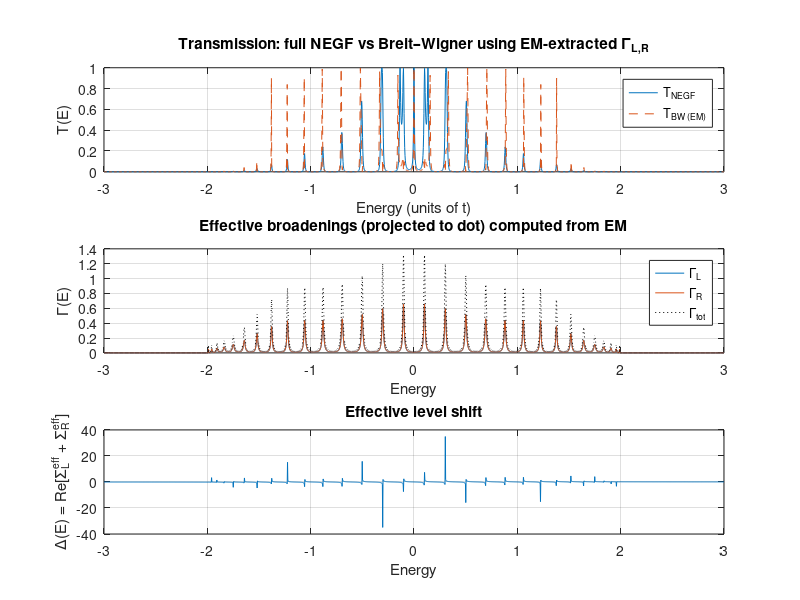

The MATLAB source for this figure: (Note: this script raises an error after producing the figure.)
function [] = ResonantCheck()
    N_lead_each = 30;         % number of lead sites included on each side (extended molecule)
    idx_dot = N_lead_each + 1;
    N = 2*N_lead_each + 1;    % total EM sites
    
    N_absorb_layers = 4;      % number of outer-most sites per side with absorbing Sigma
    left_abs_idx = 1 : min(N_absorb_layers, N_lead_each);
    right_abs_idx = N - (0:(min(N_absorb_layers, N_lead_each)-1));
    
    % Energy grid
    t_lead = 1.0;             % lead hopping (energy units)
    Emin = -3*t_lead;
    Emax = 3*t_lead;
    nE = 2001;
    Elist = linspace(Emin, Emax, nE);
    
    % -------------------- Gate sweep (zero-T approx using T(EF)) --------------------
    neps = 201;
    epsilon_dot = 0.0;        % dot onsite energy (resonant level)
    eps_range = linspace(epsilon_dot - 2.5, epsilon_dot + 2.5, neps);
    
    % -------------------- Absorbing self-energies on outer EM sites --------------------
    eta = 0.06;               % absorbing strength (positive) -> Sigma = -i*eta on outer sites
    
    SigmaL = zeros(N,N);
    SigmaL(sub2ind([N,N], left_abs_idx, left_abs_idx)) = -1i * eta;
    
    SigmaR = zeros(N,N);
    SigmaR(sub2ind([N,N], right_abs_idx, right_abs_idx)) = -1i * eta;
    
    % setup
    [H] = setupH();
    
    % calc
    % For speed, evaluate approximate zero-T conductance by using T(EF) with shifted eps
    [T_NEGF] = doEM(Elist, H, SigmaL, SigmaR);
    [G_NEGF] = sweepEM(eps_range, H, SigmaL, SigmaR, idx_dot);
    
    [T_BW, GammaL_eff, GammaR_eff, Delta_eff] = doBW(Elist, H, SigmaL, SigmaR);
    [G_BW] = sweepBW(eps_range, H, SigmaL, SigmaR, idx_dot);
    
    % plot
    plotEMvsBW(Elist, T_NEGF, T_BW, GammaL_eff, GammaR_eff, Delta_eff, eps_range, G_NEGF, G_BW)
    
    if false
    % -------------------- Conductances (finite-T Landauer) --------------------
    Conductance(Elist, T_NEGF, T_BW)
    end
    
    % -------------------- Final suggestions & checks --------------------
    disp('--- Suggested convergence checks ---');
    disp('- Increase N_lead_each until T_NEGF and T_BW (and G) stop changing significantly.');
    disp('- Sweep eta across a few decades (e.g. 1e-3 .. 1e-0) and find an absorbing plateau.');
    disp('- Ensure N_absorb_layers is large enough to prevent reflections from the outer boundary.');
    disp('- If you need energy-independent Gamma, evaluate GammaL_eff/ GammaR_eff at E=EF and use constants in BW formula.');
end

function [H] = setupH()
% -------------------- Model parameters --------------------
t_lead = 1.0;             % lead hopping (energy units)
epsilon_lead = 0.0;       % lead onsite energy
t_c = 0.2;                % coupling dot <-> first lead site
epsilon_dot = 0.0;        % dot onsite energy (resonant level)
N_lead_each = 30;         % number of lead sites included on each side (extended molecule)

% -------------------- Build Extended Molecule Hamiltonian (1D chain) --------------------
N = 2*N_lead_each + 1;    % total EM sites
H = zeros(N,N);

idx_dot = N_lead_each + 1;

% Left lead sites (1..N_lead_each)
for n = 1:N_lead_each
    H(n,n) = epsilon_lead;
    if n < N_lead_each
        H(n, n+1) = -t_lead;
        H(n+1, n) = -t_lead;
    end
end

% Right lead sites (idx_dot+1 .. N)
for n = idx_dot+1:N
    H(n,n) = epsilon_lead;
end
for n = idx_dot+1:(N-1)
    H(n, n+1) = -t_lead;
    H(n+1, n) = -t_lead;
end

% Connect dot to first lead sites on each side
H(idx_dot, idx_dot-1) = -t_c;
H(idx_dot-1, idx_dot) = -t_c;
H(idx_dot, idx_dot+1) = -t_c;
H(idx_dot+1, idx_dot) = -t_c;

% Dot onsite
H(idx_dot, idx_dot) = epsilon_dot;
end

%% -------------------- Other functions: EM -------------------- 
function [T_NEGF] = doEM(Elist, H, SigmaL, SigmaR)
    num_eta = 1e-12;          % tiny numerical broadening for matrix inversion
    
    % Gamma matrices for the outer absorbers (used in NEGF transmission)
    GammaL_mat = 1i * (SigmaL - SigmaL');
    GammaR_mat = 1i * (SigmaR - SigmaR');
    
    % -------------------- Energy loop: compute GR (full) & projections --------------------
    T_NEGF = zeros(size(Elist));    % NEGF full transmission
    I_N = eye(size(H));
    for ii = 1:length(Elist)
        E = Elist(ii);
    
        % Full Green's function with both absorbers
        GR_full = ((E + 1i*num_eta) * I_N - H - SigmaL - SigmaR) \ I_N;
        GA_full = GR_full';
        
        % NEGF transmission (matrix formula)
        T_NEGF(ii) = real(trace(GammaL_mat * GR_full * GammaR_mat * GA_full));
    end
end

function [G_NEGF] = sweepEM(eps_range, H, SigmaL, SigmaR, idx_dot)
    num_eta = 1e-12;          % tiny numerical broadening for matrix inversion
    EF = 0.0;
    
    % Gamma matrices for the outer absorbers (used in NEGF transmission)
    GammaL_mat = 1i * (SigmaL - SigmaL');
    GammaR_mat = 1i * (SigmaR - SigmaR');
    
    % reuse T_of_E calculation but easier: compute zero-T conductance approx by T at E=EF
    % We'll compute T(EF) for each gate (shift dot onsite)
    G_NEGF = zeros(size(eps_range));
    I_N = eye(size(H));
    for k = 1:length(eps_range)
        eps_tmp = eps_range(k);
        % Update dot onsite in H and recompute dot GR at EF for NEGF (full)
        H_tmp = H;
        H_tmp(idx_dot, idx_dot) = eps_tmp;
    
        % compute GR at EF
        GR_full_tmp = ((EF + 1i*num_eta) * I_N - H_tmp - SigmaL - SigmaR) \ I_N;
        GA_full_tmp = GR_full_tmp';
    
        G_NEGF(k) = real(trace(GammaL_mat * GR_full_tmp * GammaR_mat * GA_full_tmp));
        % zero-T linear conductance in S (approx)
    end
end

%% -------------------- Other functions: BW -------------------- 
function [T_BW, GammaL_eff, GammaR_eff, Delta_eff] = doBW(Elist, H, SigmaL, SigmaR)
    % -------------------- Energy loop: compute GR (full) & projections --------------------
    N_lead_each = 30;         % number of lead sites included on each side (extended molecule)
    idx_dot = N_lead_each + 1;
    
    [SigmaL_eff, GammaL_eff] = doBWside(Elist, H, SigmaL, idx_dot);
    
    [SigmaR_eff, GammaR_eff] = doBWside(Elist, H, SigmaR, idx_dot);
    
    [T_BW, Delta_eff] = doBWboth(Elist, SigmaL_eff, SigmaR_eff, GammaL_eff, GammaR_eff);
    
    if false
    [A_dot, Gdd_full] = doBWfull(Elist, H, SigmaL, SigmaR);
    end
end

function [G_BW] = sweepBW(eps_range, H, SigmaL, SigmaR, idx_dot)
    % reuse T_of_E calculation but easier: compute zero-T conductance approx by T at E=EF
    % We'll compute T(EF) for each gate (shift dot onsite)

    % For BW: compute GR_dd with left-only to get GammaL at EF
    [SigmaL_tmp, GammaL] = sweepBWside(eps_range, H, SigmaL, idx_dot);

    % For BW: compute GR_dd with right-only to get GammaR at EF
    [SigmaR_tmp, GammaR] = sweepBWside(eps_range, H, SigmaR, idx_dot);
    
    [G_BW] = sweepBWboth(eps_range, SigmaL_tmp, SigmaR_tmp, GammaL, GammaR);
end

function [Sigma_eff, Gamma_eff] = doBWside(Elist, H, Sigma, idx_dot)
    num_eta = 1e-12;          % tiny numerical broadening for matrix inversion
    epsilon_dot = 0.0;        % dot onsite energy (resonant level)
    
    I_N = eye(size(H));
    Sigma_eff = zeros(size(Elist));
    Gamma_eff = zeros(size(Elist));
    for ii = 1:length(Elist)
        E = Elist(ii);
    
        % Now compute dot Green's function for left-only absorber (SigmaR = 0)
        GR = ((E + 1i*num_eta) * I_N - H - Sigma) \ I_N;
        Gdd = GR(idx_dot, idx_dot);
    
        % effective self-energy due to left lead as seen by dot
        Sigma_eff(ii) = E - epsilon_dot - 1.0 / Gdd;
    
        % Extract Gammas and shift (energy dependent)
        Gamma_eff(ii) = -2 * imag(Sigma_eff(ii));
    end
end

function [Sigma_tmp, Gamma_tmp] = sweepBWside(eps_range, H, Sigma, idx_dot)
    num_eta = 1e-12;          % tiny numerical broadening for matrix inversion
    EF = 0.0;
    
    I_N = eye(size(H));
    Sigma_tmp = zeros(size(eps_range));
    Gamma_tmp = zeros(size(eps_range));
    for k = 1:length(eps_range)
        eps_tmp = eps_range(k);
            
        % Update dot onsite in H and recompute dot GR at EF for NEGF (full)
        H(idx_dot, idx_dot) = eps_tmp;
            
        % For BW: compute GR_dd with left-only to get GammaL at EF
        GR = ((EF + 1i*num_eta) * I_N - H - Sigma) \ I_N;
        Gdd = GR(idx_dot, idx_dot);
            
        % effective self-energy due to left lead as seen by dot
        Sigma_tmp(k) = EF - eps_tmp - 1.0 / Gdd;
    
        % Extract Gammas and shift (energy dependent)
        Gamma_tmp(k) = -2 * imag(Sigma_tmp(k));
    end
end

function [T_BW, Delta] = doBWboth(Elist, SigmaL, SigmaR, GammaL, GammaR)
    epsilon_dot = 0.0;        % dot onsite energy (resonant level)
        
    T_BW   = zeros(size(Elist));    % Breit-Wigner using EM-extracted Gammas
    Delta = zeros(size(Elist)); % real level shift
    for ii = 1:length(Elist)
        E = Elist(ii);
        % Effective total self-energy from both sides (optionally we can also do Sigma_eff_total = E - eps - 1/Gdd_full)
        Sigma = SigmaL(ii) + SigmaR(ii);  % should be close to E - eps - 1/Gdd_full
        % Extract Gammas (energy dependent)
        Gamma = GammaL(ii) + GammaR(ii);
        % Extract shift (energy dependent)
        Delta(ii) = real(Sigma);  % level shift = Re Sigma_eff_total
        
        % Breit-Wigner transmission using extracted Gammas and shift
        T_BW(ii) = (GammaL(ii) * GammaR(ii)) / ((E - epsilon_dot - Delta(ii))^2 + (Gamma/2)^2);
    end
end

function [G_BW] = sweepBWboth(eps_range, SigmaL, SigmaR, GammaL, GammaR)
    EF = 0.0;
        
    G_BW = zeros(size(eps_range));
    Delta = zeros(size(eps_range));
    for k = 1:length(eps_range)
        eps_tmp = eps_range(k);
        % Effective total self-energy from both sides
        Sigma = SigmaL(k) + SigmaR(k);
        % Extract Gammas (energy dependent)
        Gamma = GammaL(k) + GammaR(k);
        % Extract shift (energy dependent)
        Delta(k) = real(Sigma);
    
        % Breit-Wigner conductance using extracted Gammas and shift
        G_BW(k) = (GammaL(k) * GammaR(k)) / ((EF - eps_tmp - Delta(k))^2 + (Gamma/2)^2);
    end
end

%% -------------------- Plotting functions -------------------- 
function [] = plotEMvsBW(Elist, T_NEGF, T_BW, GammaL_eff, GammaR_eff, Delta_eff, eps_range, G_NEGF, G_BW)
    % -------------------- Plots --------------------
    figure('Name','Transmission comparison','NumberTitle','off','Position',[100 100 900 700]);
    
    % 1st subplot
    subplot(3,1,1);
    plot(Elist, T_NEGF);
    hold on;
    plot(Elist, T_BW, '--');
    xlabel('Energy (units of t)');
    ylabel('T(E)');
    legend('T_{NEGF}','T_{BW (EM)}','Location','Best');
    title('Transmission: full NEGF vs Breit–Wigner using EM-extracted \Gamma_{L,R}');
    grid on;
    
    % 2nd subplot
    subplot(3,1,2);
    plot(Elist, GammaL_eff);
    hold on;
    plot(Elist, GammaR_eff);
    plot(Elist, GammaL_eff + GammaR_eff, ':k');
    xlabel('Energy');
    ylabel('\Gamma(E)');
    legend('\Gamma_L','\Gamma_R','\Gamma_{tot}','Location','Best');
    title('Effective broadenings (projected to dot) computed from EM');
    grid on;
    
    % 3rd subplot
    subplot(3,1,3);
    plot(Elist, Delta_eff);
    xlabel('Energy');
    ylabel('\Delta(E) = Re[\Sigma^{eff}_L + \Sigma^{eff}_R]');
    title('Effective level shift');
    grid on;
    
    % Title
    N_lead_each = 30;         % number of lead sites included on each side (extended molecule)
    eta = 0.06;               % absorbing strength (positive) -> Sigma = -i*eta on outer sites
    N_absorb_layers = 4;      % number of outer-most sites per side with absorbing Sigma
    sgtitle(sprintf('EM size: %d sites each lead, eta = %.3g, N_absorb = %d', N_lead_each, eta, N_absorb_layers));
    
    % 2nd figure
    figure('Name','Gate sweep (zero-T approx)','NumberTitle','off');
    plot(eps_range, G_NEGF);
    hold on;
    plot(eps_range, G_BW, '--');
    xlabel('\epsilon_d');
    ylabel('G / G_0');
    legend('G_{NEGF}','G_{BW}','Location','Best');
    title('Gate sweep: NEGF (EM) vs Breit–Wigner using EM-extracted \Gamma');
    grid on;
end

%% -------------------- Other functions -------------------- 
function [] = Conductance(Elist, T_NEGF, T_BW)
    % Physical constants (for conductance units)
    e = 1.602176634e-19;      % C
    h = 6.62607015e-34;       % J s
    G0 = 2*e^2/h;             % conductance quantum (S) including spin
    
    % temperature
    T_K = 4.0;                % Kelvin for finite-T conductance
    kB_ev = 8.617333262145e-5; % eV/K
    kBT = kB_ev * T_K;
    
    % -------------------- Conductances (finite-T Landauer) --------------------
    % Fermi derivative
    if kBT > 0
        EF = 0.0;
        dfdE = -1 ./ (4 * kBT * (cosh((Elist - EF) ./ (2*kBT))).^2);
    else
        % approximate delta -> pick value of T at EF
        dfdE = zeros(size(Elist));
        % put a narrow spike near EF
        EF = 0.0;
        [~, idxEF] = min(abs(Elist - EF));
        dfdE(idxEF) = -1;
    end
    
    G_NEGF = G0 * trapz(Elist, -dfdE .* T_NEGF);
    G_BW   = G0 * trapz(Elist, -dfdE .* T_BW);
    
    T_K = 4.0;                % Kelvin for finite-T conductance
    fprintf('Finite-T linear conductance at T=%.2f K (EF=%.3g):\n', T_K, EF);
    fprintf('  G (NEGF, EM) = %.6g S  (%.6g G0)\n', G_NEGF, G_NEGF / G0);
    fprintf('  G (Breit-Wigner using EM Gammas) = %.6g S  (%.6g G0)\n\n', G_BW, G_BW / G0);
end

function [A_dot, Gdd_full] = doBWfull(Elist, H, SigmaL, SigmaR)
    N_lead_each = 30;         % number of lead sites included on each side (extended molecule)
    idx_dot = N_lead_each + 1;
    
    I_N = eye(size(H));
    A_dot = zeros(size(Elist));     % spectral function at dot from full GR (A = -2 Im G_dd)
    for ii = 1:length(Elist)
        E = Elist(ii);
        num_eta = 1e-12;          % tiny numerical broadening for matrix inversion
        % Full Green's function with both absorbers
        GR_full = ((E + 1i*num_eta) * I_N - H - SigmaL - SigmaR) \ I_N;
    
        % Dot Green's function element (dd)
        Gdd_full = GR_full(idx_dot, idx_dot);
        A_dot(ii) = -2 * imag(Gdd_full);
    end
end